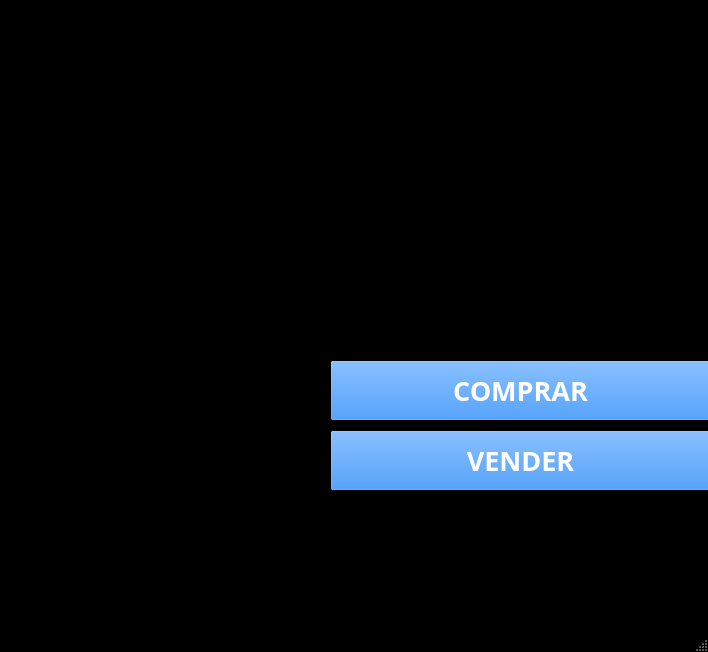
<?xml version="1.0" encoding="UTF-8"?>
<ui version="4.0">
 <class>MainWindow</class>
 <widget class="QMainWindow" name="MainWindow">
  <property name="geometry">
   <rect>
    <x>0</x>
    <y>0</y>
    <width>708</width>
    <height>652</height>
   </rect>
  </property>
  <property name="palette">
   <palette>
    <active>
     <colorrole role="Base">
      <brush brushstyle="SolidPattern">
       <color alpha="255">
        <red>255</red>
        <green>255</green>
        <blue>255</blue>
       </color>
      </brush>
     </colorrole>
     <colorrole role="Window">
      <brush brushstyle="SolidPattern">
       <color alpha="255">
        <red>0</red>
        <green>0</green>
        <blue>0</blue>
       </color>
      </brush>
     </colorrole>
    </active>
    <inactive>
     <colorrole role="Base">
      <brush brushstyle="SolidPattern">
       <color alpha="255">
        <red>255</red>
        <green>255</green>
        <blue>255</blue>
       </color>
      </brush>
     </colorrole>
     <colorrole role="Window">
      <brush brushstyle="SolidPattern">
       <color alpha="255">
        <red>0</red>
        <green>0</green>
        <blue>0</blue>
       </color>
      </brush>
     </colorrole>
    </inactive>
    <disabled>
     <colorrole role="Base">
      <brush brushstyle="SolidPattern">
       <color alpha="255">
        <red>0</red>
        <green>0</green>
        <blue>0</blue>
       </color>
      </brush>
     </colorrole>
     <colorrole role="Window">
      <brush brushstyle="SolidPattern">
       <color alpha="255">
        <red>0</red>
        <green>0</green>
        <blue>0</blue>
       </color>
      </brush>
     </colorrole>
    </disabled>
   </palette>
  </property>
  <property name="windowTitle">
   <string>Ventana Principal</string>
  </property>
  <property name="styleSheet">
   <string notr="true"/>
  </property>
  <widget class="QWidget" name="centralwidget">
   <widget class="QPushButton" name="boton_abrir_secundaria">
    <property name="geometry">
     <rect>
      <x>330</x>
      <y>360</y>
      <width>381</width>
      <height>61</height>
     </rect>
    </property>
    <property name="palette">
     <palette>
      <active>
       <colorrole role="Button">
        <brush brushstyle="SolidPattern">
         <color alpha="255">
          <red>0</red>
          <green>116</green>
          <blue>255</blue>
         </color>
        </brush>
       </colorrole>
       <colorrole role="ButtonText">
        <brush brushstyle="SolidPattern">
         <color alpha="255">
          <red>255</red>
          <green>255</green>
          <blue>255</blue>
         </color>
        </brush>
       </colorrole>
       <colorrole role="Highlight">
        <brush brushstyle="SolidPattern">
         <color alpha="255">
          <red>0</red>
          <green>116</green>
          <blue>255</blue>
         </color>
        </brush>
       </colorrole>
      </active>
      <inactive>
       <colorrole role="Button">
        <brush brushstyle="SolidPattern">
         <color alpha="255">
          <red>0</red>
          <green>116</green>
          <blue>255</blue>
         </color>
        </brush>
       </colorrole>
       <colorrole role="ButtonText">
        <brush brushstyle="SolidPattern">
         <color alpha="255">
          <red>255</red>
          <green>255</green>
          <blue>255</blue>
         </color>
        </brush>
       </colorrole>
       <colorrole role="Highlight">
        <brush brushstyle="SolidPattern">
         <color alpha="255">
          <red>0</red>
          <green>116</green>
          <blue>255</blue>
         </color>
        </brush>
       </colorrole>
      </inactive>
      <disabled>
       <colorrole role="Button">
        <brush brushstyle="SolidPattern">
         <color alpha="255">
          <red>0</red>
          <green>116</green>
          <blue>255</blue>
         </color>
        </brush>
       </colorrole>
       <colorrole role="ButtonText">
        <brush brushstyle="SolidPattern">
         <color alpha="255">
          <red>190</red>
          <green>190</green>
          <blue>190</blue>
         </color>
        </brush>
       </colorrole>
       <colorrole role="Highlight">
        <brush brushstyle="SolidPattern">
         <color alpha="255">
          <red>145</red>
          <green>145</green>
          <blue>145</blue>
         </color>
        </brush>
       </colorrole>
      </disabled>
     </palette>
    </property>
    <property name="font">
     <font>
      <family>San Francisco Display</family>
      <pointsize>20</pointsize>
      <weight>75</weight>
      <bold>true</bold>
     </font>
    </property>
    <property name="cursor">
     <cursorShape>PointingHandCursor</cursorShape>
    </property>
    <property name="styleSheet">
     <string notr="true"/>
    </property>
    <property name="text">
     <string>COMPRAR</string>
    </property>
   </widget>
   <widget class="QPushButton" name="boton_abrir_terciaria">
    <property name="geometry">
     <rect>
      <x>330</x>
      <y>430</y>
      <width>381</width>
      <height>61</height>
     </rect>
    </property>
    <property name="palette">
     <palette>
      <active>
       <colorrole role="Button">
        <brush brushstyle="SolidPattern">
         <color alpha="255">
          <red>0</red>
          <green>116</green>
          <blue>255</blue>
         </color>
        </brush>
       </colorrole>
       <colorrole role="ButtonText">
        <brush brushstyle="SolidPattern">
         <color alpha="255">
          <red>255</red>
          <green>255</green>
          <blue>255</blue>
         </color>
        </brush>
       </colorrole>
       <colorrole role="Highlight">
        <brush brushstyle="SolidPattern">
         <color alpha="255">
          <red>0</red>
          <green>116</green>
          <blue>255</blue>
         </color>
        </brush>
       </colorrole>
      </active>
      <inactive>
       <colorrole role="Button">
        <brush brushstyle="SolidPattern">
         <color alpha="255">
          <red>0</red>
          <green>116</green>
          <blue>255</blue>
         </color>
        </brush>
       </colorrole>
       <colorrole role="ButtonText">
        <brush brushstyle="SolidPattern">
         <color alpha="255">
          <red>255</red>
          <green>255</green>
          <blue>255</blue>
         </color>
        </brush>
       </colorrole>
       <colorrole role="Highlight">
        <brush brushstyle="SolidPattern">
         <color alpha="255">
          <red>0</red>
          <green>116</green>
          <blue>255</blue>
         </color>
        </brush>
       </colorrole>
      </inactive>
      <disabled>
       <colorrole role="Button">
        <brush brushstyle="SolidPattern">
         <color alpha="255">
          <red>0</red>
          <green>116</green>
          <blue>255</blue>
         </color>
        </brush>
       </colorrole>
       <colorrole role="ButtonText">
        <brush brushstyle="SolidPattern">
         <color alpha="255">
          <red>190</red>
          <green>190</green>
          <blue>190</blue>
         </color>
        </brush>
       </colorrole>
       <colorrole role="Highlight">
        <brush brushstyle="SolidPattern">
         <color alpha="255">
          <red>145</red>
          <green>145</green>
          <blue>145</blue>
         </color>
        </brush>
       </colorrole>
      </disabled>
     </palette>
    </property>
    <property name="font">
     <font>
      <family>San Francisco Display</family>
      <pointsize>20</pointsize>
      <weight>75</weight>
      <bold>true</bold>
     </font>
    </property>
    <property name="cursor">
     <cursorShape>PointingHandCursor</cursorShape>
    </property>
    <property name="text">
     <string>VENDER</string>
    </property>
   </widget>
   <widget class="QLabel" name="label">
    <property name="geometry">
     <rect>
      <x>-30</x>
      <y>70</y>
      <width>981</width>
      <height>251</height>
     </rect>
    </property>
    <property name="cursor">
     <cursorShape>PointingHandCursor</cursorShape>
    </property>
    <property name="text">
     <string/>
    </property>
    <property name="pixmap">
     <pixmap>../iconos/PYMARKET2.jpg</pixmap>
    </property>
    <property name="scaledContents">
     <bool>false</bool>
    </property>
   </widget>
  </widget>
  <widget class="QStatusBar" name="statusBar"/>
 </widget>
 <resources/>
 <connections/>
</ui>
